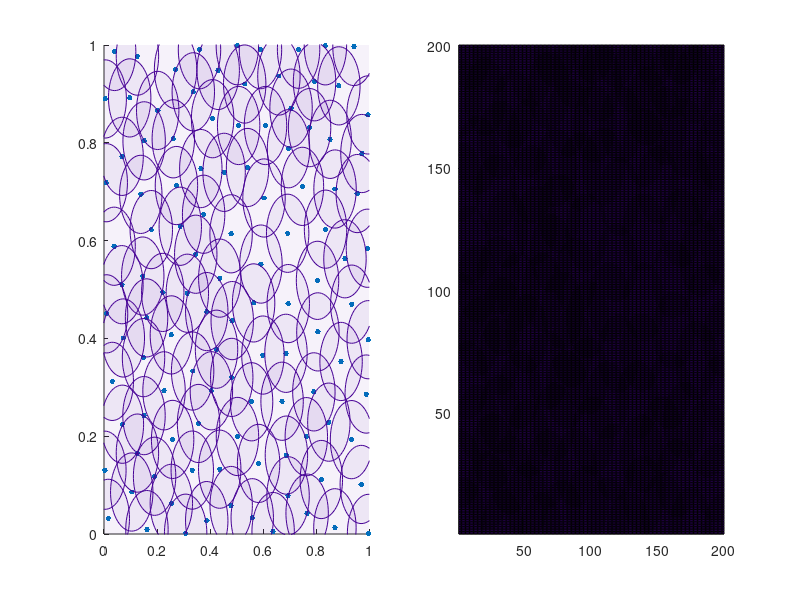

This figure's MATLAB source:
% @file     dart_throwing.m
% @author   afruehstueck
% @date     24/03/2017
function dart_throwing(radius, grid_resolution, use_grid, pause_val)  
    %% settings
    %radius of disks
    if nargin < 1
        radius = 0.08;
        %use grid to enhance dart throwing
        use_grid = true;
        %resolution of grid
        grid_resolution = 200;
        %pause after each throw for 'better' visualization (length of pause)
        pause_val = 0.0;
    end
    %%
    
    %colors used in plot
    purple = [0.27 0.00 0.58];
    yellow = [1.00 0.80 0.00];
    
    %radius size in grid coordinates
    radius_raster = radius * grid_resolution;
    %cell size in data coordinates
    d = 1 / grid_resolution;
    
    %create grid of zeroes for empty cells
    cell_grid = zeros(grid_resolution, grid_resolution);
    [xx, yy] = meshgrid(1:grid_resolution);
    centers = zeros(0, 2);

    % create figure
    scr = get(0, 'ScreenSize'); 
    figure('Name', 'Dart Throwing', 'NumberTitle', 'off', 'Position', [100 150 4*scr(4)/3 2*scr(4)/3]);
    
    %plot of empty/non-empty grid
    subplot(1, 2, 2);
    hold on;
    xlim([0.5 grid_resolution+.5]);
    ylim([0.5 grid_resolution+.5]);
    [xshow, yshow] = meshgrid(0.5:1:grid_resolution+0.5);
    matrix_plot = pcolor(xshow, yshow, padarray(cell_grid, [1 1], 'post'));
    %create color map for grid plot
    map = [1 1 1; purple .* (1:-0.2:0.6)'];
    colormap(map)
    caxis([0, 4])
    
    current_grid_plot = plot([0 0 0 0 0], [0 0 0 0 0], 'Color', yellow, 'LineWidth', 2);
    
    %plot of actual data
    subplot(1, 2, 1);
    xlim([0 1]);
    ylim([0 1]);
    hold on;
    current_cell_plot = plot([0 0 0 0 0], [0 0 0 0 0], 'Color', yellow, 'LineWidth', 2);
    centers_plot = scatter(centers(:, 1), centers(:, 2), 150, '.');
    
                
    t = 0:.1:2*pi;
    num_darts_thrown = 0;
    num_valid_darts = 0;
    all_cells_filled = false;
    while num_darts_thrown < 100000 && ~all_cells_filled
        valid_dart = false;
        while ~valid_dart && num_darts_thrown < 100000
            if use_grid
                %find all empty grid cells
                [empty_y, empty_x] = find(~cell_grid);
                if isempty(empty_x)
                    all_cells_filled = true;
                    break;
                end
                %pick a random cell by index
                random_idx = randi(length(empty_x));
                
                %grid coordinates of randomly selected cell
                x_cell = empty_x(random_idx);
                y_cell = empty_y(random_idx);
                disp(['picked empty cell at (', num2str(x_cell), ', ', num2str(y_cell), ')']);
                %visualize position of current cell in grid
                set(current_grid_plot, 'XData', [x_cell-.5 x_cell+.5 x_cell+.5 x_cell-.5 x_cell-.5], 'YData', [y_cell-.5 y_cell-.5 y_cell+.5 y_cell+.5 y_cell-.5]);
               
                %transform cell coordinates to original data space
                trnsf_x = (x_cell - 1) / grid_resolution;
                trnsf_y = (y_cell - 1) / grid_resolution;
                %visualize position of current cell in data space
                set(current_cell_plot, 'XData', [trnsf_x trnsf_x+d trnsf_x+d trnsf_x trnsf_x], 'YData', [trnsf_y trnsf_y trnsf_y+d trnsf_y+d trnsf_y]);
                
                
                %pick a random dart in current cell region
                rand_dart_x = trnsf_x + rand * d;
                rand_dart_y = trnsf_y + rand * d;
                
                dart = [rand_dart_x rand_dart_y];
                pause(pause_val)
            else
                dart = [rand rand];
            end
            
            num_darts_thrown = num_darts_thrown + 1;
            %calculate distances of all circle centers from current dart position
            distances = norm_per_row(centers - repmat(dart,  num_valid_darts, 1));
            if all(distances >= radius)
                %accept dart position
                valid_dart = true;
                num_valid_darts = num_valid_darts + 1;
            else
                disp(['invalid dart at [', num2str(dart(1)), ', ', num2str(dart(2)), ']']);
            end
        end
        
        if ~valid_dart
            continue;
        end
        
        %update current cell
        centers = [centers; dart];

        x = radius * cos(t) + dart(1);
        y = radius * sin(t) + dart(2);
        %plot new circle (as patch)
        patch('XData', x, 'YData', y, 'FaceColor', purple, 'FaceAlpha', 0.05, 'EdgeColor', purple);
        
        %transform dart coordinates back to raster to rasterize circle
        dart_raster = ([dart(1) dart(2)] .* grid_resolution) + 1;
        circle = sqrt((xx - dart_raster(1)).^2 + (yy - dart_raster(2)).^2) <= radius_raster;

        %add circle (ones in variable circle) to cell grid
        cell_grid = cell_grid + circle;
        
        %update matrix plot contents
        set(matrix_plot, 'CData', padarray(cell_grid, [1 1], 'post'));
        %update circle centers
        set(centers_plot, 'XData', centers(:, 1), 'YData', centers(:, 2));
          
        if isempty(find(~cell_grid, 1))
            all_cells_filled = true;
            break;
        end
        drawnow;
        pause(pause_val)
    end
    
    %remove yellow indicators for current cell when done
    set(current_cell_plot, 'XData', [-1 -1 -1 -1 -1], 'YData', [-1 -1 -1 -1 -1]);
    set(current_grid_plot, 'XData', [-1 -1 -1 -1 -1], 'YData', [-1 -1 -1 -1 -1]);
               
    disp([num2str(num_darts_thrown), ' darts thrown']);
    disp([num2str(num_valid_darts), ' darts applied']);
end


% helper function that calculates row-wise norm
function N = norm_per_row(M) 
    N = sqrt(sum(M.^2, 2));
end

% helper function that clamps values to range
function C = clamp(M, minval, maxval) 
    if nargin == 1
        minval = 0;
        maxval = 1;
    end
    one_vec = ones(size(M));
    C = min(max(M, minval * one_vec), maxval * one_vec);
end
